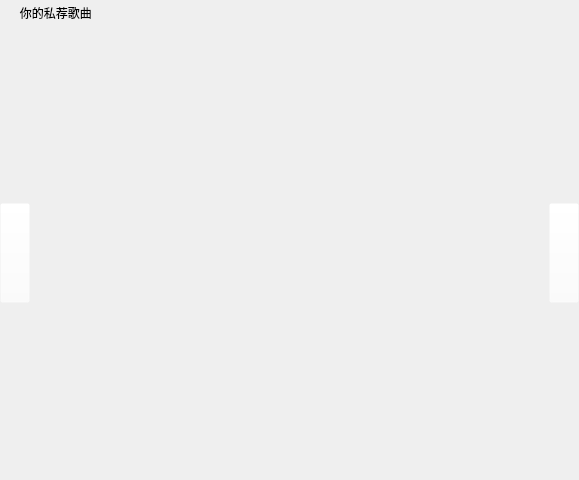
<?xml version="1.0" encoding="UTF-8"?>
<ui version="4.0">
 <class>Homeitem2</class>
 <widget class="QWidget" name="Homeitem2">
  <property name="geometry">
   <rect>
    <x>0</x>
    <y>0</y>
    <width>579</width>
    <height>480</height>
   </rect>
  </property>
  <property name="minimumSize">
   <size>
    <width>0</width>
    <height>480</height>
   </size>
  </property>
  <property name="maximumSize">
   <size>
    <width>16777215</width>
    <height>480</height>
   </size>
  </property>
  <property name="windowTitle">
   <string>Form</string>
  </property>
  <layout class="QVBoxLayout" name="verticalLayout_3">
   <property name="spacing">
    <number>0</number>
   </property>
   <property name="leftMargin">
    <number>0</number>
   </property>
   <property name="topMargin">
    <number>0</number>
   </property>
   <property name="rightMargin">
    <number>0</number>
   </property>
   <property name="bottomMargin">
    <number>0</number>
   </property>
   <item>
    <widget class="QLabel" name="label">
     <property name="minimumSize">
      <size>
       <width>0</width>
       <height>25</height>
      </size>
     </property>
     <property name="maximumSize">
      <size>
       <width>16777215</width>
       <height>25</height>
      </size>
     </property>
     <property name="styleSheet">
      <string notr="true">background-color: rgba(255, 255, 255, 0);
color: rgb(0, 0, 0);
font: 700 16pt &quot;Microsoft YaHei UI&quot;;</string>
     </property>
     <property name="text">
      <string>      你的私荐歌曲</string>
     </property>
    </widget>
   </item>
   <item>
    <layout class="QHBoxLayout" name="horizontalLayout">
     <property name="spacing">
      <number>0</number>
     </property>
     <item>
      <layout class="QVBoxLayout" name="verticalLayout">
       <item>
        <spacer name="verticalSpacer">
         <property name="orientation">
          <enum>Qt::Vertical</enum>
         </property>
         <property name="sizeHint" stdset="0">
          <size>
           <width>20</width>
           <height>40</height>
          </size>
         </property>
        </spacer>
       </item>
       <item>
        <widget class="QPushButton" name="pushButton">
         <property name="minimumSize">
          <size>
           <width>30</width>
           <height>100</height>
          </size>
         </property>
         <property name="maximumSize">
          <size>
           <width>30</width>
           <height>100</height>
          </size>
         </property>
         <property name="styleSheet">
          <string notr="true">background-color: rgba(255, 255, 255, 0);</string>
         </property>
         <property name="text">
          <string/>
         </property>
        </widget>
       </item>
       <item>
        <spacer name="verticalSpacer_2">
         <property name="orientation">
          <enum>Qt::Vertical</enum>
         </property>
         <property name="sizeHint" stdset="0">
          <size>
           <width>20</width>
           <height>40</height>
          </size>
         </property>
        </spacer>
       </item>
      </layout>
     </item>
     <item>
      <widget class="QScrollArea" name="scrollArea">
       <property name="styleSheet">
        <string notr="true">border: none;</string>
       </property>
       <property name="widgetResizable">
        <bool>true</bool>
       </property>
       <widget class="QWidget" name="scrollAreaWidgetContents">
        <property name="geometry">
         <rect>
          <x>0</x>
          <y>0</y>
          <width>513</width>
          <height>453</height>
         </rect>
        </property>
        <layout class="QGridLayout" name="gridLayout">
         <property name="leftMargin">
          <number>0</number>
         </property>
         <property name="topMargin">
          <number>0</number>
         </property>
         <property name="rightMargin">
          <number>0</number>
         </property>
         <property name="bottomMargin">
          <number>0</number>
         </property>
         <property name="spacing">
          <number>0</number>
         </property>
         <item row="0" column="0">
          <widget class="QWidget" name="widget" native="true"/>
         </item>
        </layout>
       </widget>
      </widget>
     </item>
     <item>
      <layout class="QVBoxLayout" name="verticalLayout_2">
       <item>
        <spacer name="verticalSpacer_3">
         <property name="orientation">
          <enum>Qt::Vertical</enum>
         </property>
         <property name="sizeHint" stdset="0">
          <size>
           <width>20</width>
           <height>40</height>
          </size>
         </property>
        </spacer>
       </item>
       <item>
        <widget class="QPushButton" name="pushButton_2">
         <property name="minimumSize">
          <size>
           <width>30</width>
           <height>100</height>
          </size>
         </property>
         <property name="maximumSize">
          <size>
           <width>30</width>
           <height>100</height>
          </size>
         </property>
         <property name="styleSheet">
          <string notr="true">background-color: rgba(255, 255, 255, 0);</string>
         </property>
         <property name="text">
          <string/>
         </property>
        </widget>
       </item>
       <item>
        <spacer name="verticalSpacer_4">
         <property name="orientation">
          <enum>Qt::Vertical</enum>
         </property>
         <property name="sizeHint" stdset="0">
          <size>
           <width>20</width>
           <height>40</height>
          </size>
         </property>
        </spacer>
       </item>
      </layout>
     </item>
    </layout>
   </item>
  </layout>
 </widget>
 <resources/>
 <connections/>
</ui>
